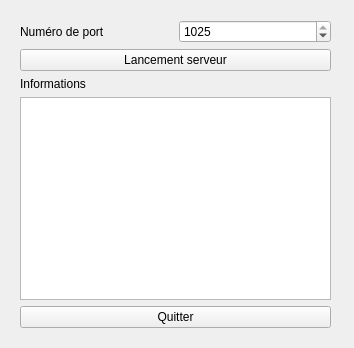
<?xml version="1.0" encoding="UTF-8"?>
<ui version="4.0">
 <class>AuditServeurMonoWidget</class>
 <widget class="QWidget" name="AuditServeurMonoWidget">
  <property name="geometry">
   <rect>
    <x>0</x>
    <y>0</y>
    <width>354</width>
    <height>348</height>
   </rect>
  </property>
  <property name="windowTitle">
   <string>Audit Serveur Mono-Client</string>
  </property>
  <widget class="QWidget" name="layoutWidget">
   <property name="geometry">
    <rect>
     <x>20</x>
     <y>20</y>
     <width>311</width>
     <height>308</height>
    </rect>
   </property>
   <layout class="QVBoxLayout" name="verticalLayout_3">
    <item>
     <layout class="QVBoxLayout" name="verticalLayout">
      <item>
       <layout class="QHBoxLayout" name="horizontalLayout">
        <item>
         <widget class="QLabel" name="label">
          <property name="text">
           <string>Numéro de port</string>
          </property>
         </widget>
        </item>
        <item>
         <widget class="QSpinBox" name="spinBoxPort">
          <property name="maximum">
           <number>1025</number>
          </property>
          <property name="value">
           <number>1025</number>
          </property>
         </widget>
        </item>
       </layout>
      </item>
      <item>
       <widget class="QPushButton" name="pushButtonLancementServeur">
        <property name="text">
         <string>Lancement serveur</string>
        </property>
       </widget>
      </item>
     </layout>
    </item>
    <item>
     <layout class="QVBoxLayout" name="verticalLayout_2">
      <item>
       <widget class="QLabel" name="label_2">
        <property name="text">
         <string>Informations</string>
        </property>
       </widget>
      </item>
      <item>
       <widget class="QTextEdit" name="textEdit">
        <property name="cursor" stdset="0">
         <cursorShape>ForbiddenCursor</cursorShape>
        </property>
        <property name="mouseTracking">
         <bool>true</bool>
        </property>
        <property name="readOnly">
         <bool>true</bool>
        </property>
       </widget>
      </item>
      <item>
       <widget class="QPushButton" name="pushButton_Quitter">
        <property name="text">
         <string>Quitter</string>
        </property>
       </widget>
      </item>
     </layout>
    </item>
   </layout>
  </widget>
 </widget>
 <resources/>
 <connections>
  <connection>
   <sender>pushButton_Quitter</sender>
   <signal>clicked()</signal>
   <receiver>AuditServeurMonoWidget</receiver>
   <slot>close()</slot>
   <hints>
    <hint type="sourcelabel">
     <x>219</x>
     <y>315</y>
    </hint>
    <hint type="destinationlabel">
     <x>303</x>
     <y>336</y>
    </hint>
   </hints>
  </connection>
 </connections>
</ui>
